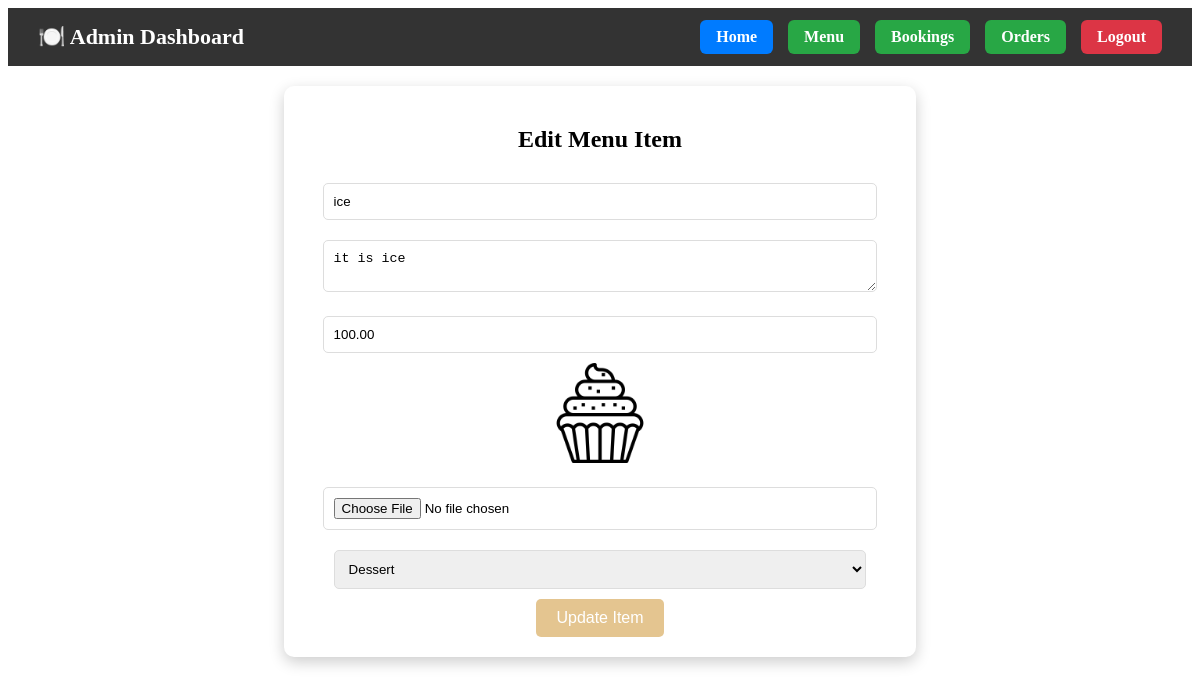
The page /edit_menu.php?id=7 (signed in) on the database its author committed.
### tables this page shows
CREATE TABLE `menu` (
  `id` int(11) NOT NULL,
  `name` varchar(100) NOT NULL,
  `description` text DEFAULT NULL,
  `price` decimal(10,2) NOT NULL,
  `image` varchar(255) DEFAULT NULL,
  `category` varchar(50) DEFAULT NULL,
  `created_at` timestamp NOT NULL DEFAULT current_timestamp()
);

### edit_menu.php (the view, shortened to what this page needs)
<?php
include "config.php";
$id = $_GET['id'];
$stmt = $pdo->prepare("SELECT * FROM menu WHERE id = ?");
$stmt->execute([$id]);
$item = $stmt->fetch(PDO::FETCH_ASSOC);
?>
<!DOCTYPE html>
<html lang="en">
<head>
</head>
<body>
<div class="navbar">
        <h1>🍽️ Admin Dashboard</h1>
        <div class="nav-buttons">
            <a href="admin_dashboard.php" class="home">Home</a>
            <a href="manage_menu.php">Menu</a>
            <a href="admin_bookings.php">Bookings</a>
            <a href="admin_orders.php">Orders</a>
            <a href="admin_logout.php" class="logout">Logout</a>
        </div>
    </div>
<div class="form-container">
    <h2>Edit Menu Item</h2>
    <form method="POST" enctype="multipart/form-data">
    <input type="text" name="name" value="<?= $item['name']; ?>" required><br>
    <textarea name="description"><?= $item['description']; ?></textarea><br>
    <input type="number" name="price" step="0.01" value="<?= $item['price']; ?>" required><br>
    <?php if (!empty($item['image'])): ?>
    <img src="uploads/<?= $item['image']; ?>" alt="Current Image" style="width: 100px; height: 100px; object-fit: cover; border-radius: 8px; margin-bottom: 10px;">
<?php endif; ?>
<input type="file" name="image"><br>
    <select name="category" required>
        <option value="Dessert" <?= ($item['category'] == 'Dessert') ? 'selected' : ''; ?>>Dessert</option>
    </select><br>
    <button type="submit">Update Item</button>
</form>
</div>
</body>
</html>

### edit_menu.php (style rules this page uses)
.form-container { width: 50%; margin: 20px auto; background: white; padding: 20px; border-radius: 10px; box-shadow: 0 5px 15px rgba(0, 0, 0, 0.2); text-align: center; }
.form-container input, .form-container select, .form-container textarea { width: 90%; padding: 10px; margin: 10px 0; border-radius: 5px; border: 1px solid #ddd; }
.form-container button { background: hsl(38, 61%, 73%); color: white; padding: 10px 20px; border: none; border-radius: 5px; cursor: pointer; font-size: 16px; }
.navbar { background-color: #333; display: flex; justify-content: space-between; align-items: center; padding: 12px 30px; color: white; position: sticky; top: 0; z-index: 1000; }
.navbar h1 { margin: 0; font-size: 22px; }
.nav-buttons { display: flex; gap: 15px; }
.nav-buttons a { color: white; text-decoration: none; background: #28a745; padding: 8px 16px; border-radius: 6px; transition: 0.3s; font-weight: bold; }
.nav-buttons a.logout { background-color: #dc3545; }
.nav-buttons a.home { background-color: #007bff; }

### rows shown on the page
menu: name "ice", description "it is ice", price "100.00", image (picture), category "Dessert"
